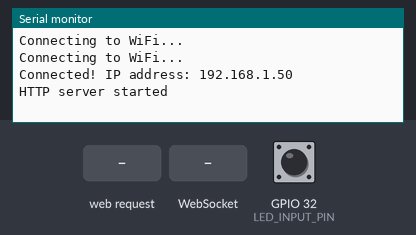
This sketch was run on a simulated ESP32. On the bench: the last lines printed to the serial monitor. Inputs (shaded band) come from the test bench; at power-on: GPIO 32 (LED_INPUT_PIN) HIGH. WiFi joins after 1.5 s; servers stay silent unless stated.

Above: at 3.2 s.
3.3 s: HTTP request GET / received
At 3.6 s:
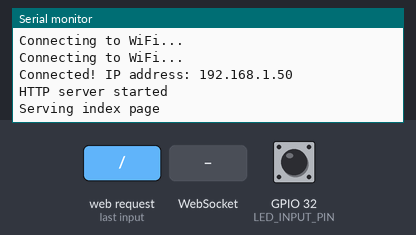
4.8 s: WebSocket text "1" received
At 6.0 s:
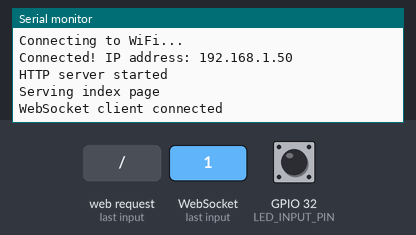

The sketch:

IR_app_server.ino
```cpp
#include <WiFi.h>
#include <ESPAsyncWebServer.h>
#include <AsyncTCP.h>

const char* ssid = "8====D";
const char* password = "coffeebread123";

const int LED_INPUT_PIN = 32;

AsyncWebServer server(80);
AsyncWebSocket ws("/ws");

const char index_html[] PROGMEM = R"rawliteral(
<!DOCTYPE html>
<html>
<head>
    <title>LED Status Monitor</title>
    <style>
        body {
            margin: 0;
            padding: 0;
            min-height: 100vh;
            background: linear-gradient(to right, #6a11cb, #ff2d95);
            font-family: Arial, sans-serif;
        }

        .title-block {
            background-color: rgba(0, 0, 0, 0.8);
            color: white;
            padding: 20px;
            text-align: center;
            margin-bottom: 40px;
        }

        .title-block h1 {
            margin: 0;
            font-size: 2em;
        }

        .led-box {
            background-color: rgba(255, 255, 255, 0.2);
            backdrop-filter: blur(10px);
            border-radius: 20px;
            padding: 40px;
            max-width: 800px;
            margin: 0 auto;
            box-shadow: 0 8px 32px 0 rgba(31, 38, 135, 0.37);
        }

        .led-container {
            display: flex;
            justify-content: center;
            flex-wrap: wrap;
            gap: 30px;
            margin: 20px auto;
        }

        .led {
            width: 100px;
            height: 100px;
            border-radius: 50%;
            transition: all 0.3s ease;
        }

        .led-off {
            background-color: #666;
            box-shadow: 0 0 10px #444;
        }

        .led-on {
            background-color: #ff0;
            box-shadow: 0 0 30px #ff0;
        }

        .status-text {
            color: white;
            text-align: center;
            font-size: 1.2em;
            margin-top: 20px;
        }
    </style>
</head>
<body>
    <div class="title-block">
        <h1>ANIRUDHHAN RAGHURAMAN: LAB 3</h1>
    </div>

    <div class="led-box">
        <div class="led-container">
            <div class="led led-off" id="led1"></div>
            <div class="led led-off" id="led2"></div>
            <div class="led led-off" id="led3"></div>
            <div class="led led-off" id="led4"></div>
        </div>
        <div class="status-text">
            LED Status: <span id="statusText">OFF</span>
        </div>
    </div>

    <script>
        function updateLEDs(isOn) {
            const leds = ['led1', 'led2', 'led3', 'led4'].map(id =>
                document.getElementById(id)
            );
            const statusText = document.getElementById('statusText');

            leds.forEach(led => {
                if (isOn) {
                    led.classList.remove('led-off');
                    led.classList.add('led-on');
                } else {
                    led.classList.remove('led-on');
                    led.classList.add('led-off');
                }
            });

            statusText.textContent = isOn ? 'ON' : 'OFF';
        }

        const ws = new WebSocket('ws://' + window.location.hostname + '/ws');

        ws.onmessage = function(event) {
            const state = event.data === '1';
            updateLEDs(state);
        };
    </script>
</body>
</html>
)rawliteral";

void setup() {
    Serial.begin(115200);

    WiFi.begin(ssid, password);
    while (WiFi.status() != WL_CONNECTED) {
        delay(1000);
        Serial.println("Connecting to WiFi...");
    }
    Serial.print("Connected! IP address: ");
    Serial.println(WiFi.localIP());

    pinMode(LED_INPUT_PIN, INPUT);

    ws.onEvent([](AsyncWebSocket * server, AsyncWebSocketClient * client, AwsEventType type, void * arg, uint8_t *data, size_t len) {
        if(type == WS_EVT_CONNECT) {
            Serial.println("WebSocket client connected");
        }
    });
    server.addHandler(&ws);

    server.on("/", HTTP_GET, [](AsyncWebServerRequest *request) {
        request->send(200, "text/html", index_html);
        Serial.println("Serving index page");
    });

    server.begin();
    Serial.println("HTTP server started");
}

void loop() {
    static unsigned long lastUpdate = 0;
    static int lastState = -1;

    int ledState = digitalRead(LED_INPUT_PIN);


    // new logic muahahahahaha
    if (ledState != lastState || (millis() - lastUpdate) > 100) {
        ws.textAll(String(ledState));
        lastState = ledState;
        lastUpdate = millis();
    }

    delay(10);
}
```

Measured:
- after the input at 3.3 s, the serial monitor: prints a new line at once (image 1)
- after the input at 4.8 s, the serial monitor: prints a new line at once (image 2)
